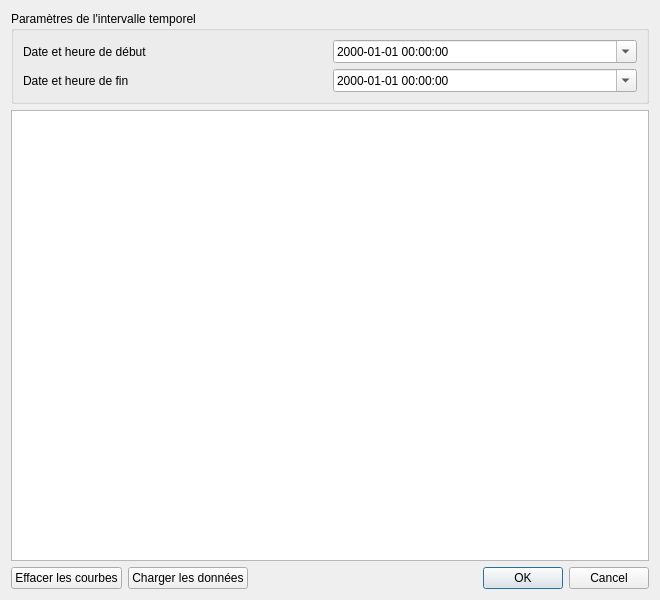
<?xml version="1.0" encoding="UTF-8"?>
<ui version="4.0">
 <class>GraphWindow</class>
 <widget class="QDialog" name="GraphWindow">
  <property name="geometry">
   <rect>
    <x>0</x>
    <y>0</y>
    <width>660</width>
    <height>600</height>
   </rect>
  </property>
  <property name="windowTitle">
   <string>Graphique des données de température et d'humidité</string>
  </property>
  <layout class="QVBoxLayout" name="verticalLayout">
   <item>
    <widget class="QGroupBox" name="grpInterval">
     <property name="title">
      <string>Paramètres de l'intervalle temporel</string>
     </property>
     <layout class="QGridLayout" name="gridInterval" columnstretch="1,1">
      <item row="0" column="0">
       <widget class="QLabel" name="lblStartTime">
        <property name="text">
         <string>Date et heure de début</string>
        </property>
       </widget>
      </item>
      <item row="0" column="1">
       <widget class="QDateTimeEdit" name="dteStartTime">
        <property name="displayFormat">
         <string>yyyy-MM-dd HH:mm:ss</string>
        </property>
        <property name="calendarPopup">
         <bool>true</bool>
        </property>
       </widget>
      </item>
      <item row="1" column="0">
       <widget class="QLabel" name="lblEndTime">
        <property name="text">
         <string>Date et heure de fin</string>
        </property>
       </widget>
      </item>
      <item row="1" column="1">
       <widget class="QDateTimeEdit" name="dteEndTime">
        <property name="displayFormat">
         <string>yyyy-MM-dd HH:mm:ss</string>
        </property>
        <property name="calendarPopup">
         <bool>true</bool>
        </property>
       </widget>
      </item>
     </layout>
    </widget>
   </item>
   <item>
    <widget class="QGraphicsView" name="graphicsView">
     <property name="minimumSize">
      <size>
       <width>620</width>
       <height>420</height>
      </size>
     </property>
    </widget>
   </item>
   <item>
    <layout class="QHBoxLayout" name="layoutButtons">
     <item>
      <widget class="QPushButton" name="btnClearData">
       <property name="text">
        <string>Effacer les courbes</string>
       </property>
      </widget>
     </item>
     <item>
      <widget class="QPushButton" name="btnLoadData">
       <property name="text">
        <string>Charger les données</string>
       </property>
      </widget>
     </item>
     <item>
      <spacer name="horizontalSpacer">
       <property name="orientation">
        <enum>Qt::Orientation::Horizontal</enum>
       </property>
       <property name="sizeHint" stdset="0">
        <size>
         <width>40</width>
         <height>20</height>
        </size>
       </property>
      </spacer>
     </item>
     <item>
      <widget class="QDialogButtonBox" name="buttonBox">
       <property name="orientation">
        <enum>Qt::Orientation::Horizontal</enum>
       </property>
       <property name="standardButtons">
        <set>QDialogButtonBox::StandardButton::Cancel|QDialogButtonBox::StandardButton::Ok</set>
       </property>
      </widget>
     </item>
    </layout>
   </item>
  </layout>
 </widget>
 <tabstops>
  <tabstop>dteStartTime</tabstop>
  <tabstop>dteEndTime</tabstop>
  <tabstop>btnLoadData</tabstop>
  <tabstop>btnClearData</tabstop>
  <tabstop>graphicsView</tabstop>
 </tabstops>
 <resources/>
 <connections>
  <connection>
   <sender>buttonBox</sender>
   <signal>accepted()</signal>
   <receiver>GraphWindow</receiver>
   <slot>accept()</slot>
   <hints>
    <hint type="sourcelabel">
     <x>560</x>
     <y>575</y>
    </hint>
    <hint type="destinationlabel">
     <x>330</x>
     <y>300</y>
    </hint>
   </hints>
  </connection>
  <connection>
   <sender>buttonBox</sender>
   <signal>rejected()</signal>
   <receiver>GraphWindow</receiver>
   <slot>reject()</slot>
   <hints>
    <hint type="sourcelabel">
     <x>620</x>
     <y>575</y>
    </hint>
    <hint type="destinationlabel">
     <x>330</x>
     <y>300</y>
    </hint>
   </hints>
  </connection>
 </connections>
</ui>
